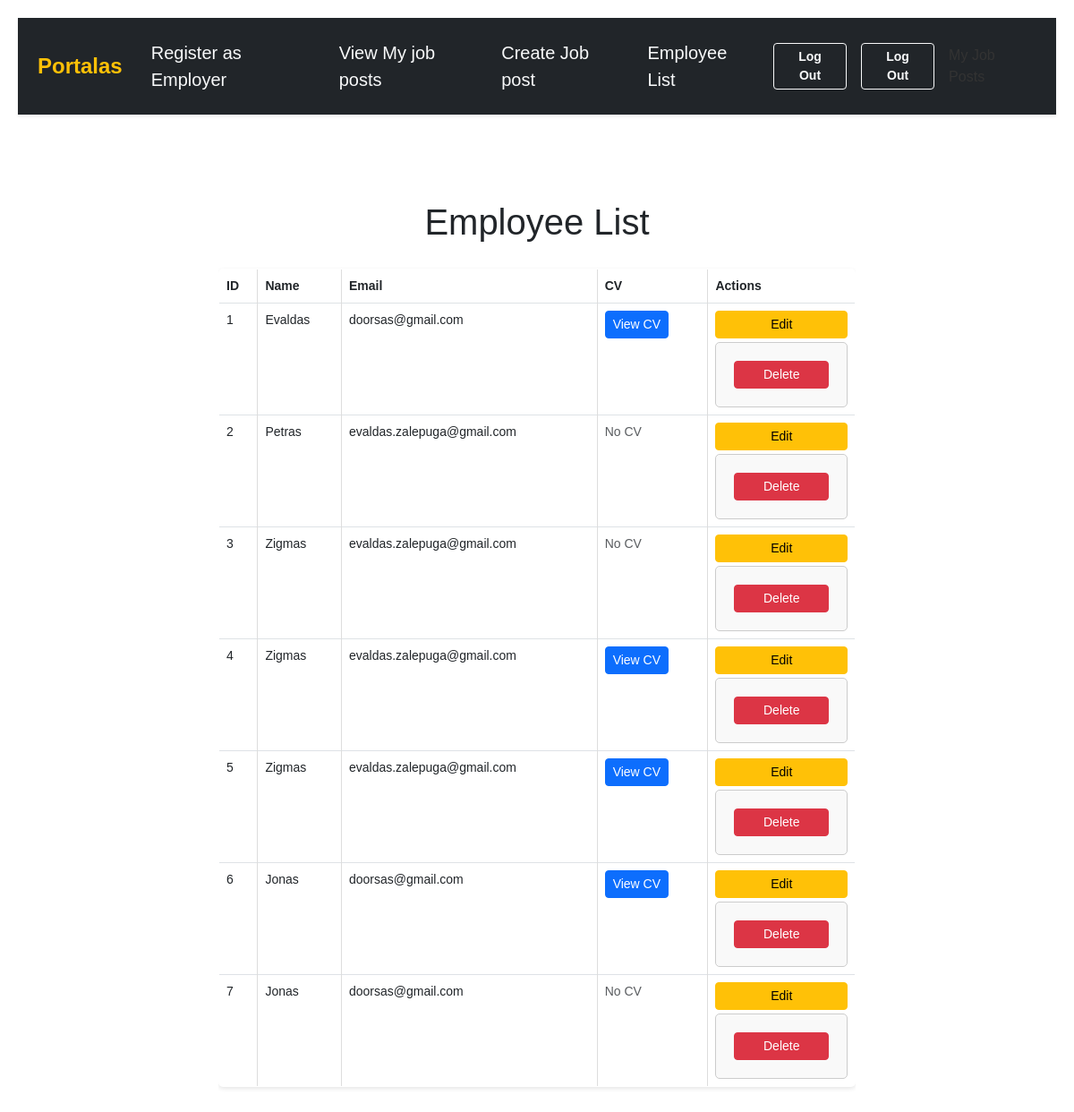
Before: /employee/employees/ (signed in) with the older database file.
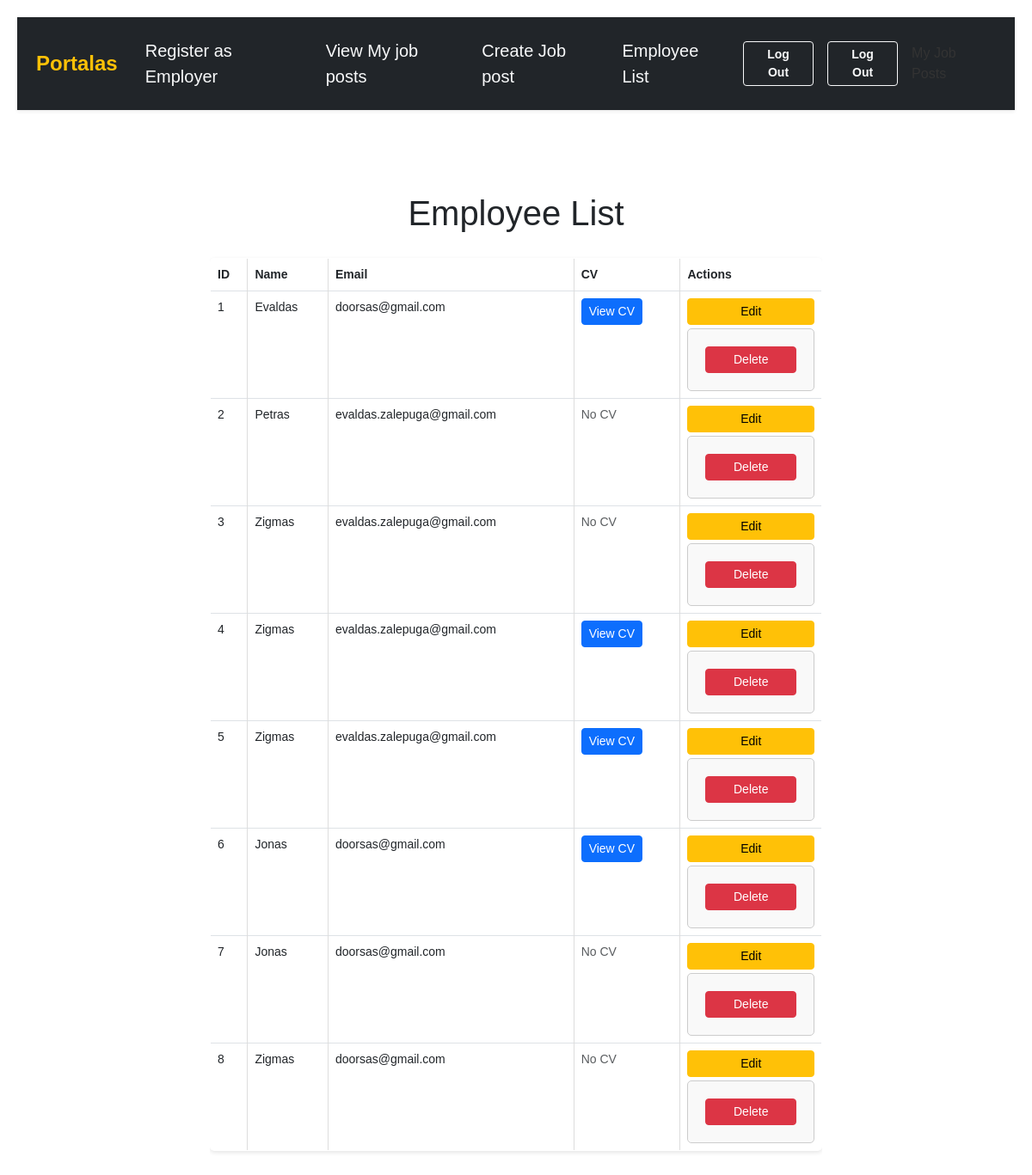
After: the same page with the newer database file.
### employee/models.py (models this page shows, shortened)
class Employee(models.Model):
    user = models.OneToOneField(User, on_delete=models.CASCADE)  # Link to User
    employee_name = models.CharField(max_length=255)
    employee_surname = models.CharField(max_length=255, blank=True, null=True,default="Unknown")  # New field
    email = models.EmailField()
    citizenship = models.CharField(max_length=100, blank=True, null=True, default="Unknown")  # New field
    national_id = models.IntegerField( blank=True, null=True, unique=True)
    receive_special_offers = models.BooleanField(default=False,)  # New field
    phone_number = models.CharField(max_length=20, blank=True, null=True, default="Unknown")  # New field

### employee/views.py (the view)
# urls.py: path('employees/', views.employee_list, name='employee_list'),
@login_required
def employee_list(request):
    employees = Employee.objects.all()
    return render(request, 'employee/employee_list.html', {'employees': employees})

### employee/templates/employee/employee_list.html (shortened to what this page needs)
{% extends 'base_employer.html' %}
{% block content %}
<div class="container mt-5">
    <h1>Employee List</h1>
    <div class="table-responsive">
        <table class="table table-bordered table-hover">
            <thead class="thead-light">
                <tr>
                    <th>ID</th>
                    <th>Name</th>
                    <th>Email</th>
                    <th>CV</th>
                    <th>Actions</th>
                </tr>
            </thead>
            <tbody>
                {% for employee in employees %}
                <tr>
                    <td>{{ employee.id }}</td>
                    <td>{{ employee.employee_name }}</td>
                    <td>{{ employee.email }}</td>
                    <td>
                        {% if employee.cv %}
                            <a href="{% url 'employee:cv_detail' employee.cv.id %}" class="btn btn-sm btn-primary">View CV</a>
                        {% else %}
                            <span class="text-muted">No CV</span>
                        {% endif %}
                    </td>
<td>
    <div class="d-flex flex-column">
        <a href="{% url 'employee:employee_edit' employee.id %}" class="btn btn-sm btn-warning w-100 mb-1">Edit</a>
        <form action="{% url 'employee:employee_delete' employee.id %}" method="post" class="w-100">
            <button type="submit" class="btn btn-sm btn-danger w-100" onclick="return confirm('Are you sure you want to delete this employee?');">Delete</button>
        </form>
    </div>
</td>
                </tr>
                {% endfor %}
            </tbody>
        </table>
    </div>
</div>
{% endblock %}

Changed rows visible on the page:
added Employee: id "8", employee_name "Zigmas", email "doorsas@gmail.com", shows "No CV"
